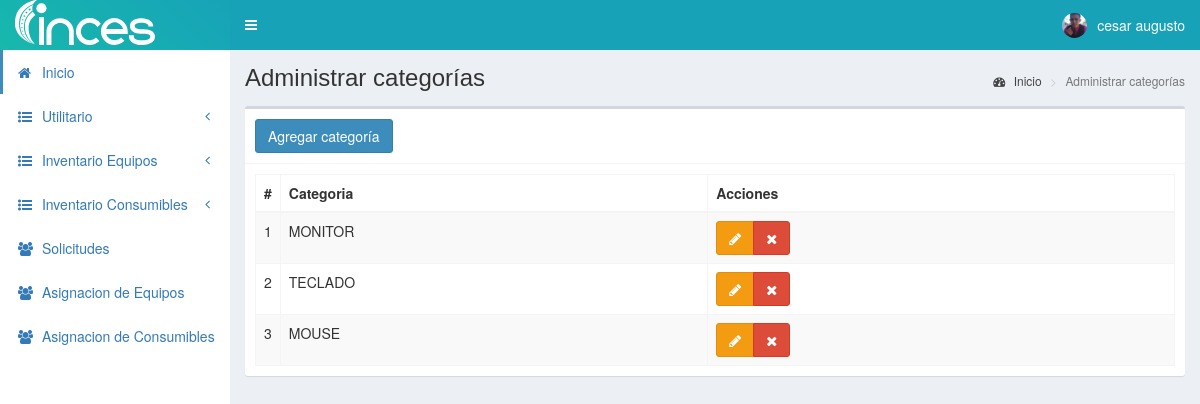
The page /categorias (signed in) on the database its author committed.
### tables this page shows
CREATE TABLE `personal` (
  `id` int(11) NOT NULL,
  `cedula` int(11) NOT NULL,
  `nombres` text NOT NULL,
  `apellidos` text NOT NULL,
  `email` text NOT NULL,
  `telefono` text NOT NULL,
  `direccion` text NOT NULL,
  `fecha_nac` text NOT NULL,
  `cargo` int(11) NOT NULL,
  `departamento` int(11) NOT NULL,
  `estado` text NOT NULL,
  `fecha` timestamp NOT NULL DEFAULT current_timestamp() ON UPDATE current_timestamp()
);

CREATE TABLE `categorias` (
  `id` int(11) NOT NULL,
  `categoria` text NOT NULL,
  `fecha` timestamp NOT NULL DEFAULT current_timestamp() ON UPDATE current_timestamp()
);

### controladores/plantilla.controlador.php (called while the page is built)
<?php
class ControladorPlantilla{
	static public function ctrPlantilla(){
		include "vistas/plantilla.php";
	}
}

### index.php (called while the page is built, shortened)
<?php
require_once "controladores/plantilla.controlador.php";
require_once "controladores/usuarios.controlador.php";
require_once "controladores/categorias.controlador.php";
require_once "controladores/asignacionC.controlador.php";
require_once "modelos/categorias.modelo.php";
require_once "modelos/personal.modelo.php";
$plantilla = new ControladorPlantilla();
$plantilla -> ctrPlantilla();

### modelos/conexion.php (called while the page is built)
<?php
class Conexion{
	static public function conectar(){
		$link = new PDO("mysql:host=localhost;dbname=pos",
			            "root",
			            "");
		$link->exec("set names utf8");
		return $link;
	}
}

### modelos/personal.modelo.php (called while the page is built, shortened)
<?php
require_once "conexion.php";
class ModeloPersonal{
	static public function mdlMostrarPersonals($tabla, $item, $valor){
		if($item == "id"){
			$stmt = Conexion::conectar()->prepare("SELECT * FROM $tabla WHERE $item = :$item");
			$stmt -> bindParam(":".$item, $valor, PDO::PARAM_INT);
			$stmt -> execute();
			return $stmt -> fetch();
		}else{
			$stmt = Conexion::conectar()->prepare("SELECT * FROM $tabla");
			$stmt -> execute();
			return $stmt -> fetchAll();
		}
	}
}
?>

### controladores/categorias.controlador.php (called while the page is built, shortened)
<?php
class ControladorCategorias{
	static public function ctrMostrarCategorias($item, $valor){
		$tabla = "categorias";
		$respuesta = ModeloCategorias::mdlMostrarCategorias($tabla, $item, $valor);
		return $respuesta;
	}
}

### modelos/categorias.modelo.php (called while the page is built, shortened)
<?php
require_once "conexion.php";
class ModeloCategorias{
	static public function mdlMostrarCategorias($tabla, $item, $valor){
		if($item != null){
			$stmt = Conexion::conectar()->prepare("SELECT * FROM $tabla WHERE $item = :$item");
			$stmt -> bindParam(":".$item, $valor, PDO::PARAM_STR);
			$stmt -> execute();
			return $stmt -> fetch();
		}else{
			$stmt = Conexion::conectar()->prepare("SELECT * FROM $tabla");
			$stmt -> execute();
			return $stmt -> fetchAll();
		}
	}
}

### vistas/modulos/categorias.php (the view, shortened to what this page needs)
<div class="content-wrapper">
  <section class="content-header">
    <h1>
      Administrar categorías
    </h1>
    <ol class="breadcrumb">
      <li><a href="inicio"><i class="fa fa-dashboard"></i> Inicio</a></li>
      <li class="active">Administrar categorías</li>
    </ol>
  </section>
  <section class="content">
    <div class="box">
      <div class="box-header with-border">
        <button class="btn btn-primary" data-toggle="modal" data-target="#modalAgregarCategoria">
          Agregar categoría
        </button>
      </div>
      <div class="box-body">
       <table class="table table-bordered table-striped dt-responsive tablas" width="100%">
        <thead>
         <tr>
           <th style="width:10px">#</th>
           <th>Categoria</th>
           <th>Acciones</th>
         </tr>
        </thead>
        <tbody>
        <?php
          $item = null;
          $valor = null;
          $categorias = ControladorCategorias::ctrMostrarCategorias($item, $valor);
          foreach ($categorias as $key => $value) {
            echo ' <tr>
                    <td>'.($key+1).'</td>
                    <td class="text-uppercase">'.$value["categoria"].'</td>
                    <td>
                      <div class="btn-group">
                        <button class="btn btn-warning btnEditarCategoria" idCategoria="'.$value["id"].'" data-toggle="modal" data-target="#modalEditarCategoria"><i class="fa fa-pencil"></i></button>
                        <button class="btn btn-danger btnEliminarCategoria" idCategoria="'.$value["id"].'"><i class="fa fa-times"></i></button>
                      </div>
                    </td>
                  </tr>';
          }
        ?>
        </tbody>
       </table>
      </div>
    </div>
  </section>
</div>

### vistas/modulos/cabezote.php (shortened to what this page needs)
<header class="main-header">
<a href="inicio" class="logo">
	<span class="logo-lg">
		<img src="vistas/img/plantilla/logo-blanco-lineal.svg" style="height:45px" class="img-responsive" style="padding:10px 0px">
	</span>
</a>
<nav class="navbar navbar-static-top" role="navigation">
 	<a href="#" class="sidebar-toggle" data-toggle="push-menu" role="button">
     	</a>
	<div class="navbar-custom-menu">
		<ul class="nav navbar-nav">
			<li class="dropdown user user-menu">
				<a href="#" class="dropdown-toggle" data-toggle="dropdown">
				<?php
				if($_SESSION["foto"] != ""){
					echo '<img src="'.$_SESSION["foto"].'" class="user-image">';
				}else{
					echo '<img src="vistas/img/usuarios/default/anonymous.png" class="user-image">';
				}
				?>
                     <?php  $tabla = "personal";
                            $item = "id";
                            $valor = $_SESSION["nombre"];
						   $respuesta1 = ModeloPersonal::MdlMostrarPersonals($tabla, $item, $valor);
						   ?>
					<span class="hidden-xs"><?php  echo $respuesta1["nombres"] ?></span>
				</a>
			</li>
		</ul>
	</div>
</nav>
</header>

### rows shown on the page
personal: nombres "cesar augusto"
categorias: categoria "MONITOR"
categorias: categoria "TECLADO"
categorias: categoria "MOUSE"
